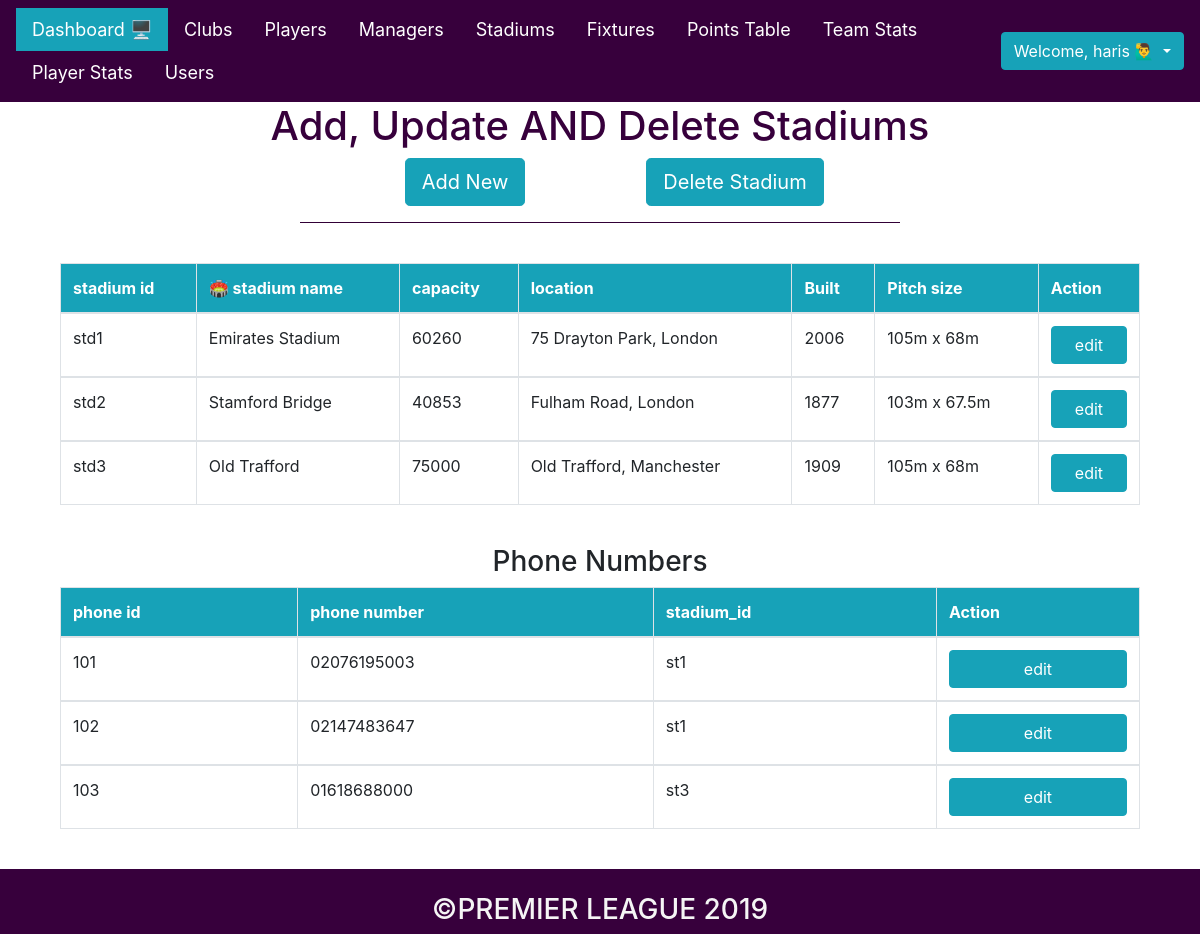
The app's page /php_files/admin/admin_stadiums.php (signed in) with its own data.
### tables this page shows
CREATE TABLE stadiums(
    stadium_id VARCHAR(4) PRIMARY KEY,
    stadium_name VARCHAR(20) NOT NULL,
    capacity INT(5) NOT NULL,
    location VARCHAR(30)NOT NULL,
    built INT(4) NOT NULL,
    pitch_size VARCHAR(20) NOT NULL

);

CREATE TABLE phone(
    phone_id INT(5) PRIMARY KEY,
    phone_number INT(11) NOT NULL,
    stadium_id VARCHAR(4) 

);

### php_files/admin/admin_stadiums.php (the view, shortened to what this page needs)
<?php
    include "admin_header.php";
    include "../connect.php";
?>
<html>
<head>
    <link rel="stylesheet" type="text/css" href="../../css/admin_players.css">
</head>
<body>
    <center><h1> Add, Update AND Delete Stadiums</h1></center>
    <center><div class="container">
        <div class="row">
            <div class="col-6"><a href="add_stadium.php"><button class="btn btn-info btn-lg btn_add">Add New</button></a></div>
            <div class="col-6"><a href="del_stadium.php"><button class="btn btn-info btn-lg btn_del">Delete Stadium</button></a></div>
        </div>
    </div></center>
    <hr>
    <br>
    <center>
    <div class="container">
        <?php
            $qry = " SELECT * FROM stadiums ";
            $res = $con->query($qry);
            $result = "";
            if($res->num_rows > 0)
            {
                $result .= " <div class = 'container'> ";
                $result .= " <table class='table table-bordered'> ";
                $result .= " <thead class='thead_clubs'> <tr>
                    <th>stadium id</th>
                    <th>🏟 stadium name</th>
                    <th>capacity</th>
                    <th>location</th>
                    <th>Built</th>
                    <th>Pitch size</th>
                    <th> Action </th>
                    </tr> </thead> ";
                while($row = $res->fetch_assoc())
                {
                    $result .= " <tbody> <tr>
                        <td> ".$row['stadium_id']." </td>
                        <td> ".$row['stadium_name']." </td>
                        <td> ".$row['capacity']." </td>
                        <td> ".$row['location']." </td>
                        <td> ".$row['built']." </td>
                        <td> ".$row['pitch_size']." </td>
                        <td> <a href='edit_stadium.php?edit=".$row['stadium_id']."'><button class='btn btn-info btn-block'>edit</button></a> </td>
                    </tr> </tbody> ";
                }
                $result .= " </table> </div> ";
            }
            echo $result;
        ?>
    </div>
    </center>
    <br>
    <center>
    <h3>Phone Numbers</h3>
    <div class="container">
        <?php
            $qry = " SELECT * FROM phone ";
            $res = $con->query($qry);
            $result = "";
            if($res->num_rows > 0)
            {
                $result .= " <div class = 'container'> ";
                $result .= " <table class='table table-bordered'> ";
                $result .= " <thead class='thead_clubs'> <tr>
                    <th>phone id</th>
                    <th>phone number</th>
                    <th>stadium_id</th>
                    <th> Action </th>
                    </tr> </thead> ";
                while($row = $res->fetch_assoc())
                {
                    $result .= " <tbody> <tr>
                        <td> ".$row['phone_id']." </td>
                        <td> 0".$row['phone_number']." </td>
                        <td> ".$row['stadium_id']." </td>
                        <td> <a href='edit_phone.php?edit=".$row['phone_id']."'><button class='btn btn-info btn-block'>edit</button></a> </td>
                    </tr> </tbody> ";
                }
                $result .= " </table> </div> ";
            }
            echo $result;
        ?>
    </div>
    </center>
    <br>
</body>
</html>
<?php include "admin_footer.php"; ?>

### css/admin_players.css (style rules this page uses)
h1 { color: #37003c; }
.btn_add { margin-left: 300px; }
.btn_del { margin-right: 300px; }
hr { background: #37003c; width: 600px; }
.thead_clubs { background: #17a2b8; color: white; }

### records on screen
stadiums: stadium_id "std1", stadium_name "Emirates Stadium", capacity "60260", location "75 Drayton Park, London", built "2006", pitch_size "105m x 68m"
stadiums: stadium_id "std2", stadium_name "Stamford Bridge", capacity "40853", location "Fulham Road, London", built "1877", pitch_size "103m x 67.5m"
stadiums: stadium_id "std3", stadium_name "Old Trafford", capacity "75000", location "Old Trafford, Manchester", built "1909", pitch_size "105m x 68m"
phone: phone_id "101", phone_number "2076195003", stadium "st1"
phone: phone_id "102", phone_number "2147483647", stadium "st1"
phone: phone_id "103", phone_number "1618688000", stadium "st3"

### other values on screen
$_SESSION["user"] "haris"
